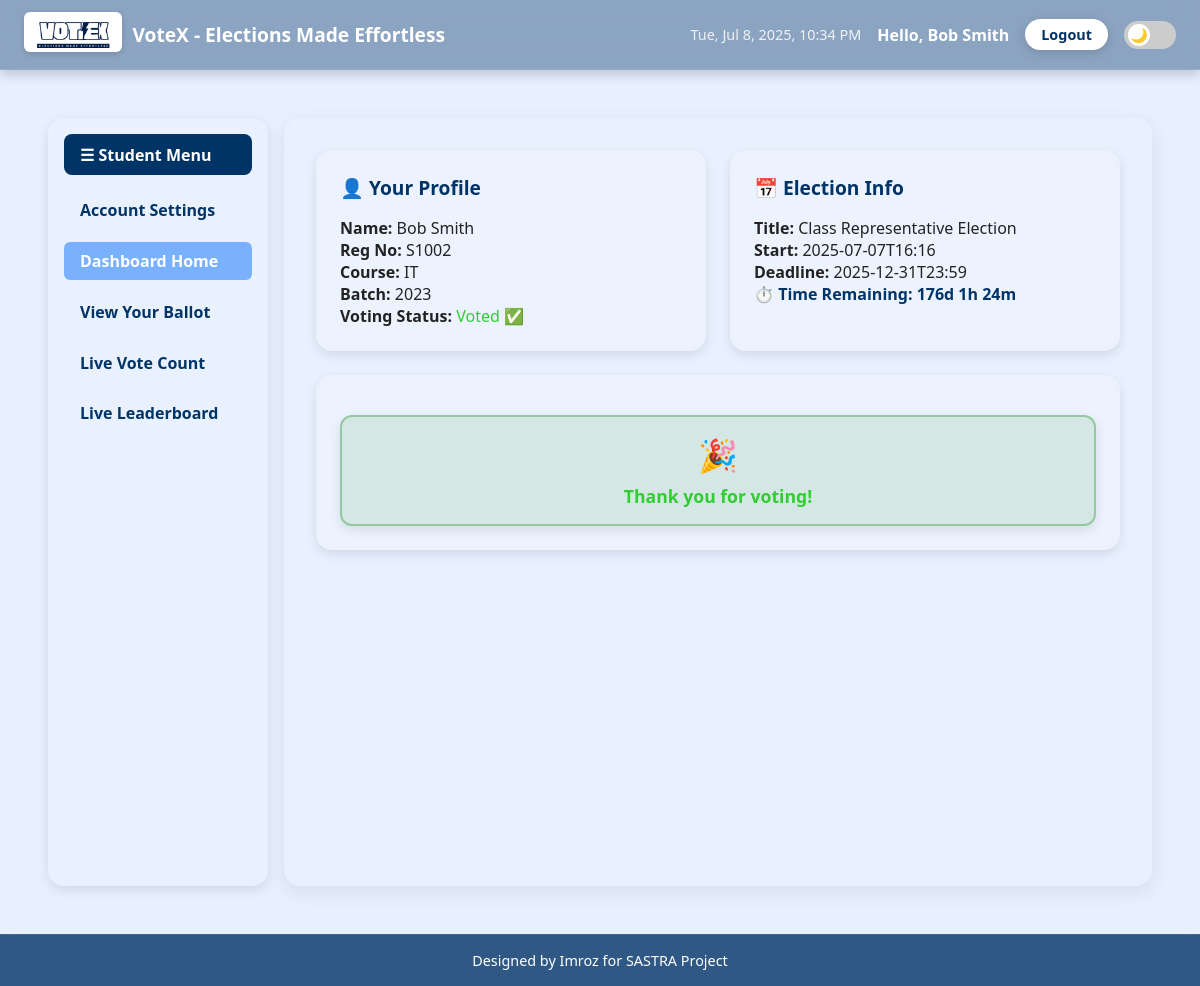
Page /student_dashboard (signed in) on the committed database.
### tables this page shows
CREATE TABLE elections (
            id INTEGER PRIMARY KEY AUTOINCREMENT,
            title TEXT NOT NULL,
            start_date TEXT,
            deadline TEXT
        );

### app.py (the view)
@app.route('/student_dashboard')
@login_required
def student_dashboard():
    db = get_db()
    election = get_election_info()
    now = datetime.now()
    start = datetime.strptime(election['start_date'], "%Y-%m-%dT%H:%M")
    end = datetime.strptime(election['deadline'], "%Y-%m-%dT%H:%M")
    remaining = (end - now).total_seconds()
    started = now >= start
    leaders = db.execute("""
        SELECT p.name AS position, c.name AS candidate, COUNT(b.id) as votes
        FROM positions p
        JOIN candidates c ON p.id = c.position_id
        LEFT JOIN ballots b ON c.id = b.candidate_id
        GROUP BY p.id, c.id
        ORDER BY p.id, votes DESC
    """).fetchall()
    db.close()
    return render_template('student_dashboard.html',
                           election=election,
                           remaining=remaining,
                           started=started,
                           leaders=leaders,
                           session=session)

### app.py (called while the page is built)
def get_db():
    conn = sqlite3.connect(DATABASE)
    conn.row_factory = sqlite3.Row
    return conn

def login_required(f):
    @wraps(f)
    def decorated_function(*args, **kwargs):
        if 'user' not in session:
            return redirect(url_for('login'))
        return f(*args, **kwargs)
    return decorated_function

def get_election_info():
    db = get_db()
    election = db.execute("SELECT * FROM elections WHERE id = 1").fetchone()
    db.close()
    return election

### templates/student_dashboard.html (shortened to what this page needs)
{% extends "student_base.html" %}
{% block student_content %}
<div class="dashboard-cards">
  <div class="glass-box card">
    <h3>👤 Your Profile</h3>
    <p><strong>Name:</strong> {{ session.name }}</p>
    <p><strong>Reg No:</strong> {{ session.user }}</p>
    <p><strong>Course:</strong> {{ session.course }}</p>
    <p><strong>Batch:</strong> {{ session.batch }}</p>
    <p>
      <strong>Voting Status:</strong>
      {% if session.voted %}
        <span style="color: limegreen;">Voted ✅</span>
      {% else %}
        <span style="color: crimson;">Not Voted ❌</span>
      {% endif %}
    </p>
  </div>
  <div class="glass-box card">
    <h3>📅 Election Info</h3>
    <p><strong>Title:</strong> {{ election.title }}</p>
    <p><strong>Start:</strong> {{ election.start_date }}</p>
    <p><strong>Deadline:</strong> {{ election.deadline }}</p>
    <p id="countdown" style="font-weight: bold; color: #003366;"></p>
  </div>
  <div class="glass-box card" style="text-align: center;">
    {% if not session.voted and started %}
      <a href="{{ url_for('vote') }}">
        <button style="padding: 10px 24px; font-size: 1rem;">🗳️ Cast Your Vote</button>
      </a>
    {% elif not started %}
      <p style="color: gray; font-weight: 600;">Voting has not started yet.</p>
    {% else %}
      <div class="vote-success">
        <span class="emoji">🎉</span>
        <p class="message">Thank you for voting!</p>
      </div>
    {% endif %}
  </div>
</div>
{% endblock %}

### static/style.css (style rules this page uses)
:root { --babyblue: #a3c7f7; --darkblue: #2a3d66; --light-bg: #e8f0fe; --dark-bg: #121212; --glass-bg-light: rgba(255, 255, 255, 0.18); --glass-bg-dark: rgba(0, 0, 0, 0.4); --text-light: #222; --text-dark: #eee; --button-bg-light: #6495ed; --button-bg-dark: #3a4a7b; }
html[data-theme='light'] { --bg: var(--light-bg); --text: var(--text-light); --glass-bg: var(--glass-bg-light); --button-bg: var(--button-bg-light); --nav-bg: var(--babyblue); }
* { box-sizing: border-box; margin: 0; padding: 0; font-family: 'Segoe UI', Tahoma, Geneva, Verdana, sans-serif; }
body { background: var(--bg); color: var(--text); min-height: 100vh; display: flex; flex-direction: column; overflow-x: hidden; }

### templates/base.html (style rules this page uses)
* { box-sizing: border-box; }
html, body { margin: 0; padding: 0; min-height: 100vh; display: flex; flex-direction: column; font-family: 'Segoe UI', sans-serif; overflow-x: hidden; }

### templates/student_dashboard.html (style rules this page uses)
.dashboard-cards { display: flex; flex-wrap: wrap; gap: 1.5rem; justify-content: space-between; }
.card { flex: 1 1 300px; padding: 1.5rem; border-radius: 16px; background: rgba(255, 255, 255, 0.08); backdrop-filter: blur(10px); color: var(--text); box-shadow: 0 4px 12px rgba(0, 0, 0, 0.1); min-width: 280px; }
.card h3 { margin-top: 0; margin-bottom: 1rem; font-size: 1.2rem; color: #003366; }
.vote-success { background: rgba(0, 128, 0, 0.1); border: 2px solid rgba(0, 128, 0, 0.3); border-radius: 12px; padding: 1rem; margin-top: 1rem; text-align: center; color: limegreen; font-weight: 600; font-size: 1.1rem; box-shadow: 0 4px 12px rgba(0, 0, 0, 0.1); transition: transform 0.3s ease; }
.vote-success .emoji { font-size: 2rem; display: block; margin-bottom: 0.5rem; }
.vote-success .message { margin: 0; font-size: 1.1rem; }

### rows in the picture
elections: title "Class Representative Election", start_date "2025-07-07T16:16", deadline "2025-12-31T23:59"

### other values in the picture
{{ session.get('name', session.get('user')) }} "Bob Smith"
{{ session.name }} "Bob Smith"
{{ session.user }} "S1002"
{{ session.course }} "IT"
{{ session.batch }} "2023"
